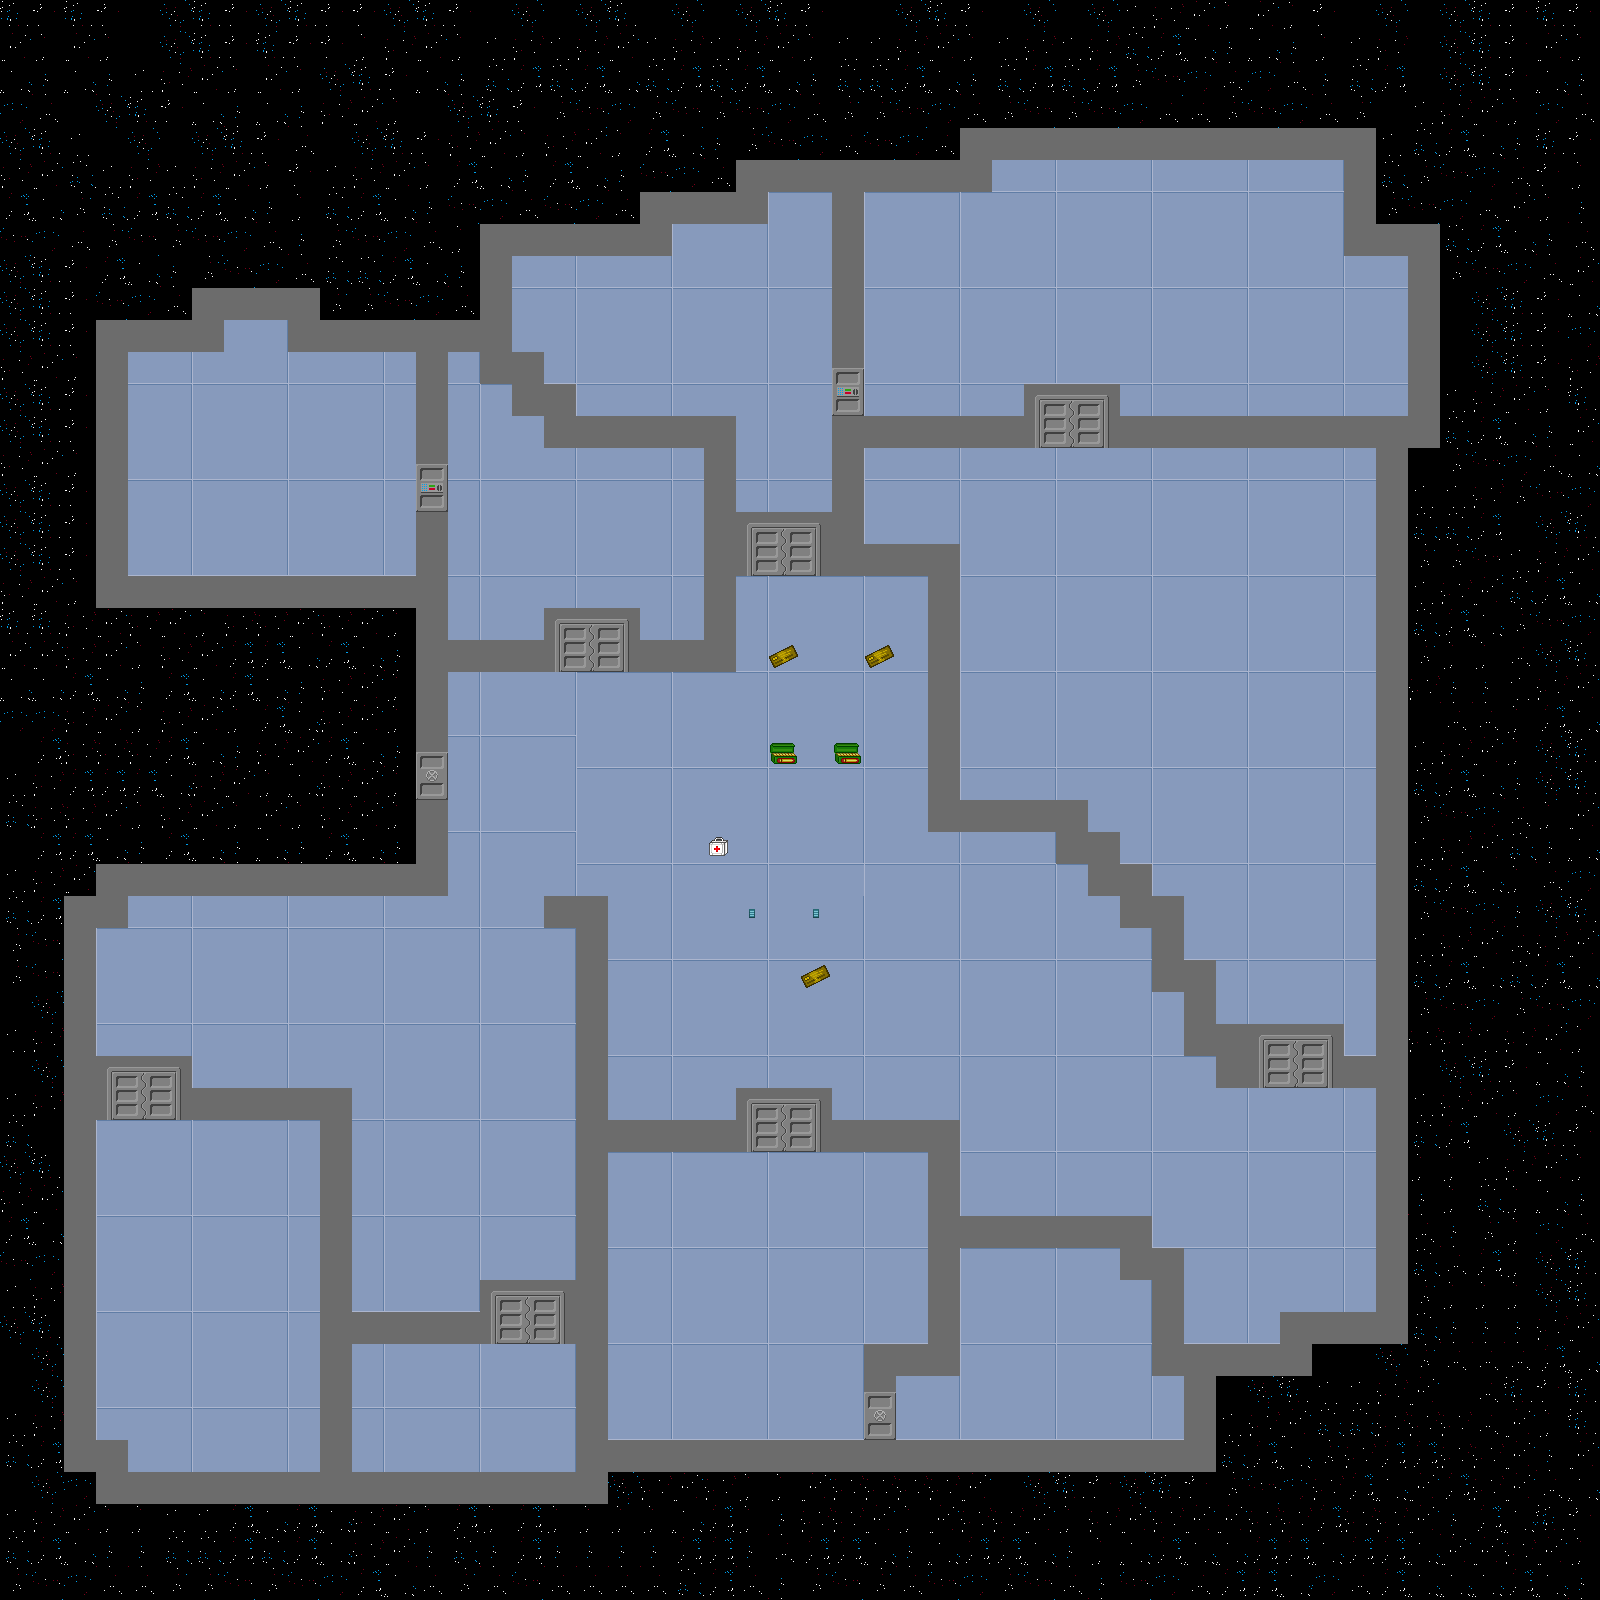

This is a level from a 2D game, rendered from its Tiled map with the project's own tilesets. A one-line summary and the map file follow, with tile-layer data summarised:
An orthogonal 50x50 tile map with 32x32 px tiles, 6 tile layers (floor, items, ammo, wall, ...), 3 tilesets and 13 objects (9x EnemyPosition, 3x TurretPosition, SpawnPoint).

<map version="1.0" orientation="orthogonal" renderorder="right-down" width="50" height="50" tilewidth="32" tileheight="32" nextobjectid="68">
 <tileset firstgid="1" name="SpaceShip" tilewidth="32" tileheight="32">
  <image source="../spaceship/armature/base_0.png" width="512" height="512" />
  <terraintypes>
   <terrain name="Новый участок" tile="-1" />
  </terraintypes>
  <tile id="45">
   <properties>
    <property name="Collidable" value="true" />
   </properties>
  </tile>
  <tile id="105">
   <properties>
    <property name="Collidable" value="true" />
   </properties>
  </tile>
  <tile id="106">
   <properties>
    <property name="opening" value="true" />
   </properties>
  </tile>
  <tile id="107">
   <properties>
    <property name="Collidable" value="true" />
   </properties>
  </tile>
  <tile id="121">
   <properties>
    <property name="Collidable" value="true" />
   </properties>
  </tile>
  <tile id="122">
   <properties>
    <property name="opening" value="true" />
   </properties>
  </tile>
  <tile id="123">
   <properties>
    <property name="Collidable" value="true" />
   </properties>
  </tile>
  <tile id="173">
   <properties>
    <property name="opening" value="true" />
   </properties>
  </tile>
  <tile id="174">
   <properties>
    <property name="opening" value="true" />
   </properties>
  </tile>
  <tile id="189">
   <properties>
    <property name="opening" value="true" />
   </properties>
  </tile>
  <tile id="190">
   <properties>
    <property name="opening" value="true" />
   </properties>
  </tile>
 </tileset>
 <tileset firstgid="257" name="ammo" tilewidth="32" tileheight="32">
  <image source="../projectiles/ammo.png" width="800" height="32" />
  <tile id="15">
   <properties>
    <property name="type" value="revolver" />
   </properties>
  </tile>
  <tile id="16">
   <properties>
    <property name="type" value="plasmagun" />
   </properties>
  </tile>
 </tileset>
 <tileset firstgid="282" name="items" tilewidth="32" tileheight="32">
  <image source="../items/items.png" width="2848" height="32" />
  <tile id="2">
   <properties>
    <property name="type" value="card" />
   </properties>
  </tile>
  <tile id="7">
   <properties>
    <property name="type" value="hp" />
   </properties>
  </tile>
 </tileset>
 <layer name="floor" width="50" height="50">
  <data>[2500 cells, 2500 non-empty, 26 distinct tile ids]</data>
 </layer>
 <layer name="items" width="50" height="50">
  <data>[2500 cells, 4 non-empty, 2 distinct tile ids]</data>
 </layer>
 <layer name="ammo" width="50" height="50">
  <data>[2500 cells, 4 non-empty, 2 distinct tile ids]</data>
 </layer>
 <layer name="wall" width="50" height="50">
  <data>[2500 cells, 368 non-empty, 6 distinct tile ids]</data>
 </layer>
 <layer name="open_door" width="50" height="50">
  <data>[2500 cells, 42 non-empty, 6 distinct tile ids]</data>
 </layer>
 <layer name="closed_door" width="50" height="50">
  <data>[2500 cells, 22 non-empty, 6 distinct tile ids]</data>
 </layer>
 <objectgroup name="Objects">
  <object id="9" name="SpawnPoint" x="791.35" y="834.933" width="58" height="13" />
 </objectgroup>
 <objectgroup name="Enemies">
  <object id="45" name="EnemyPosition" x="243" y="349.5" width="28" height="27">
   <properties>
    <property name="Enemy" value="1" />
   </properties>
  </object>
  <object id="46" name="EnemyPosition" x="788" y="216.5" width="28" height="27">
   <properties>
    <property name="Enemy" value="1" />
   </properties>
  </object>
  <object id="47" name="EnemyPosition" x="1359" y="288.5" width="28" height="27">
   <properties>
    <property name="Enemy" value="1" />
   </properties>
  </object>
  <object id="48" name="EnemyPosition" x="1337" y="984.5" width="28" height="27">
   <properties>
    <property name="Enemy" value="1" />
   </properties>
  </object>
  <object id="49" name="EnemyPosition" x="1121" y="1395.5" width="28" height="27">
   <properties>
    <property name="Enemy" value="1" />
   </properties>
  </object>
  <object id="50" name="EnemyPosition" x="761" y="1205.5" width="28" height="27">
   <properties>
    <property name="Enemy" value="1" />
   </properties>
  </object>
  <object id="51" name="EnemyPosition" x="392" y="1431.5" width="28" height="27">
   <properties>
    <property name="Enemy" value="1" />
   </properties>
  </object>
  <object id="52" name="EnemyPosition" x="199" y="1147.5" width="28" height="27">
   <properties>
    <property name="Enemy" value="1" />
   </properties>
  </object>
  <object id="53" name="EnemyPosition" x="272" y="903.5" width="28" height="27">
   <properties>
    <property name="Enemy" value="1" />
   </properties>
  </object>
  <object id="59" name="TurretPosition" x="120" y="955" width="29" height="28">
   <properties>
    <property name="Turret" value="1" />
   </properties>
  </object>
  <object id="66" name="TurretPosition" x="505.5" y="1238" width="29" height="28">
   <properties>
    <property name="Turret" value="1" />
   </properties>
  </object>
  <object id="67" name="TurretPosition" x="190.5" y="1264" width="29" height="28">
   <properties>
    <property name="Turret" value="1" />
   </properties>
  </object>
 </objectgroup>
</map>
